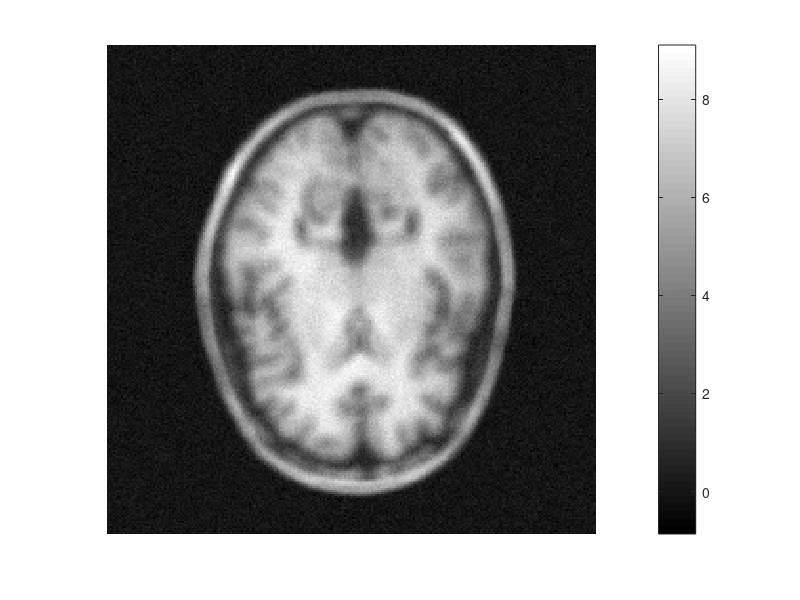

This chart was generated by the following MATLAB code: (Note: this script raises an error after producing the figure.)
close all;
clear all;
clc;

% Load data
%load DataOne
load DataTwo

[m,n] = size(Data);

% Display the image
figure(), clf
imagesc(Data);
colormap('gray'); colorbar
axis('square', 'off')

% Display the frequency domain image
Y = MyFFT2(Data);
Y = abs(Y);
figure(), clf
imagesc(Y);
colormap('gray'); colorbar
axis('square', 'off')

% Display the impulse response
figure(), clf
imagesc(IR);
colormap('gray'); colorbar
axis('square', 'off')

figure(), clf
plot(IR);

% Calculate the convolution matrix
H = MyFFT2RI(IR,m);
H = abs(H);

% Display the convolution matrix
figure(), clf
imagesc(H);
colormap('gray'); colorbar
axis('square', 'off')

figure(), clf
plot(H);

% Regularization parameter and mu
reg = [0, 0, 0; 0, -1, 1; 0, 0, 0];
mu = 0.0236;

% Calculate the deconvolution
x = deconvolusion(Data, IR, reg, mu);

figure(), clf
imagesc(x);
colormap('gray'); colorbar
axis('square', 'off')

% Test different mu values
% A = [-10:10];
% for i = 1:size(A,2)
%     mu = 10^A(i);
%     x = deconvolusion(Data, IR, reg, mu);
%     lamb1(i) = (sum(sum(x-TrueImage).^2))/sum(sum(TrueImage).^2);
%     lamb2(i) = (sum(sum(abs(x-TrueImage))))/sum(sum(abs(TrueImage)));
%     lamb3(i) = max(max(abs(x-TrueImage)))/max(max(abs(TrueImage)));
%     val(i) = mu;
%     figure(), clf
%     imagesc(x);
%     colormap('gray'); colorbar
%     axis('square', 'off')
% end
% [m1, i1] = min(lamb1);
% mu1 = val(i1);
% [m2, i2] = min(lamb2);
% mu2 = val(i2);
% [m3, i3] = min(lamb3);
% mu3 = val(i3);
% 
% %Go deeper into mu values
% maxmu = max([mu1, mu2, mu3]);
% minmu = min([mu1, mu2, mu3]);
% cont = 1;
% j = minmu/10;
% k = minmu/100;
% l = maxmu*10;
% for mu = j:k:l
%     x = deconvolusion(Data, IR, reg, mu);
%     lamb1deep(cont) = (sum(sum(x-TrueImage).^2))/sum(sum(TrueImage).^2);
%     lamb2deep(cont) = (sum(sum(abs(x-TrueImage))))/sum(sum(abs(TrueImage)));
%     lamb3deep(cont) = max(max(abs(x-TrueImage)))/max(max(abs(TrueImage)));
%     val(cont) = mu;
%     cont = cont+1;
% end
% [m1deep, i1deep] = min(lamb1deep);
% mu1deep = val(i1deep);
% [m2deep, i2deep] = min(lamb2deep);
% mu2deep = val(i2deep);
% [m3deep, i3deep] = min(lamb3deep);
% mu3deep = val(i3deep);